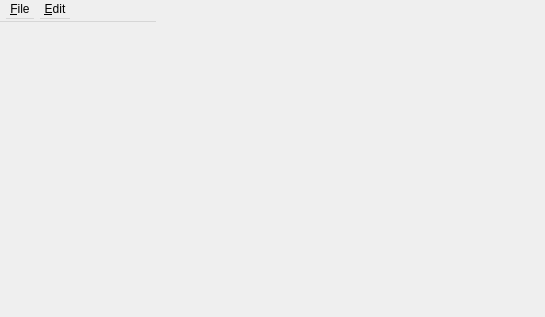
<?xml version="1.0" encoding="UTF-8"?>
<ui version="4.0">
 <comment>  Copyright 2017 Google Inc.
 Licensed under the Apache License, Version 2.0 (the &quot;License&quot;);
 you may not use this file except in compliance with the License.
 You may obtain a copy of the License at
 http://www.apache.org/licenses/LICENSE-2.0
 Unless required by applicable law or agreed to in writing, software
 distributed under the License is distributed on an &quot;AS IS&quot; BASIS,
 WITHOUT WARRANTIES OR CONDITIONS OF ANY KIND, either express or implied.
 See the License for the specific language governing permissions and
 limitations under the License.
</comment>
 <class>AssetBase</class>
 <widget class="Q3MainWindow" name="AssetBase">
  <property name="windowModality">
   <enum>Qt::WindowModal</enum>
  </property>
  <property name="geometry">
   <rect>
    <x>0</x>
    <y>0</y>
    <width>545</width>
    <height>317</height>
   </rect>
  </property>
  <property name="focusPolicy">
   <enum>Qt::TabFocus</enum>
  </property>
  <property name="windowTitle">
   <string>Asset Base</string>
  </property>
  <widget class="QWidget" name="layoutWidget">
   <property name="geometry">
    <rect>
     <x>0</x>
     <y>0</y>
     <width>144</width>
     <height>26</height>
    </rect>
   </property>
   <layout class="QGridLayout">
    <item row="0" column="0">
     <layout class="QHBoxLayout">
      <item>
       <widget class="QLabel" name="nameLabel">
        <property name="sizePolicy">
         <sizepolicy hsizetype="Preferred" vsizetype="Fixed">
          <horstretch>0</horstretch>
          <verstretch>0</verstretch>
         </sizepolicy>
        </property>
        <property name="minimumSize">
         <size>
          <width>0</width>
          <height>0</height>
         </size>
        </property>
        <property name="text">
         <string>Asset Name:</string>
        </property>
        <property name="wordWrap">
         <bool>false</bool>
        </property>
       </widget>
      </item>
      <item>
       <widget class="QLabel" name="asset_name_label">
        <property name="sizePolicy">
         <sizepolicy hsizetype="Expanding" vsizetype="Fixed">
          <horstretch>0</horstretch>
          <verstretch>0</verstretch>
         </sizepolicy>
        </property>
        <property name="text">
         <string>Untitled</string>
        </property>
        <property name="wordWrap">
         <bool>false</bool>
        </property>
       </widget>
      </item>
     </layout>
    </item>
    <item row="1" column="0">
     <widget class="Q3Frame" name="main_frame" native="true">
      <property name="sizePolicy">
       <sizepolicy hsizetype="Expanding" vsizetype="Expanding">
        <horstretch>0</horstretch>
        <verstretch>0</verstretch>
       </sizepolicy>
      </property>
      <layout class="QGridLayout">
       <property name="leftMargin">
        <number>0</number>
       </property>
       <property name="topMargin">
        <number>0</number>
       </property>
       <property name="rightMargin">
        <number>0</number>
       </property>
       <property name="bottomMargin">
        <number>0</number>
       </property>
      </layout>
     </widget>
    </item>
   </layout>
  </widget>
  <widget class="QMenuBar" name="MenuBarEditor">
   <property name="geometry">
    <rect>
     <x>0</x>
     <y>0</y>
     <width>156</width>
     <height>22</height>
    </rect>
   </property>
   <widget class="QMenu" name="File">
    <property name="title">
     <string>&amp;File</string>
    </property>
    <addaction name="save_action"/>
    <addaction name="close_action"/>
   </widget>
   <widget class="QMenu" name="Edit">
    <property name="title">
     <string>&amp;Edit</string>
    </property>
    <addaction name="notes_action"/>
    <addaction name="hidden_action"/>
   </widget>
   <addaction name="File"/>
   <addaction name="Edit"/>
  </widget>
  <action name="save_action">
   <property name="text">
    <string>&amp;Save</string>
   </property>
   <property name="iconText">
    <string>Save</string>
   </property>
   <property name="shortcut">
    <string>Ctrl+S</string>
   </property>
   <property name="name" stdset="0">
    <cstring>save_action</cstring>
   </property>
  </action>
  <action name="close_action">
   <property name="text">
    <string>&amp;Close</string>
   </property>
   <property name="iconText">
    <string>Close</string>
   </property>
   <property name="name" stdset="0">
    <cstring>close_action</cstring>
   </property>
  </action>
  <action name="hidden_action">
   <property name="checkable">
    <bool>true</bool>
   </property>
   <property name="text">
    <string>&amp;Hidden</string>
   </property>
   <property name="iconText">
    <string>Hidden</string>
   </property>
   <property name="name" stdset="0">
    <cstring>hidden_action</cstring>
   </property>
  </action>
  <action name="notes_action">
   <property name="text">
    <string>&amp;Notes</string>
   </property>
   <property name="iconText">
    <string>Notes</string>
   </property>
   <property name="name" stdset="0">
    <cstring>notes_action</cstring>
   </property>
  </action>
 </widget>
 <layoutdefault spacing="6" margin="11"/>
 <pixmapfunction>qPixmapFromMimeSource</pixmapfunction>
 <customwidgets>
  <customwidget>
   <class>Q3MainWindow</class>
   <extends>QWidget</extends>
   <header>q3mainwindow.h</header>
   <container>1</container>
  </customwidget>
  <customwidget>
   <class>Q3Frame</class>
   <extends>QWidget</extends>
   <header>q3frame.h</header>
  </customwidget>
 </customwidgets>
 <includes>
  <include location="global">autoingest/.idl/AssetStorage.h</include>
 </includes>
 <resources/>
 <connections>
  <connection>
   <sender>save_action</sender>
   <signal>activated()</signal>
   <receiver>AssetBase</receiver>
   <slot>Save()</slot>
   <hints>
    <hint type="sourcelabel">
     <x>-1</x>
     <y>-1</y>
    </hint>
    <hint type="destinationlabel">
     <x>20</x>
     <y>20</y>
    </hint>
   </hints>
  </connection>
  <connection>
   <sender>close_action</sender>
   <signal>activated()</signal>
   <receiver>AssetBase</receiver>
   <slot>Close()</slot>
   <hints>
    <hint type="sourcelabel">
     <x>-1</x>
     <y>-1</y>
    </hint>
    <hint type="destinationlabel">
     <x>20</x>
     <y>20</y>
    </hint>
   </hints>
  </connection>
  <connection>
   <sender>notes_action</sender>
   <signal>activated()</signal>
   <receiver>AssetBase</receiver>
   <slot>EditNotes()</slot>
   <hints>
    <hint type="sourcelabel">
     <x>-1</x>
     <y>-1</y>
    </hint>
    <hint type="destinationlabel">
     <x>20</x>
     <y>20</y>
    </hint>
   </hints>
  </connection>
 </connections>
</ui>
